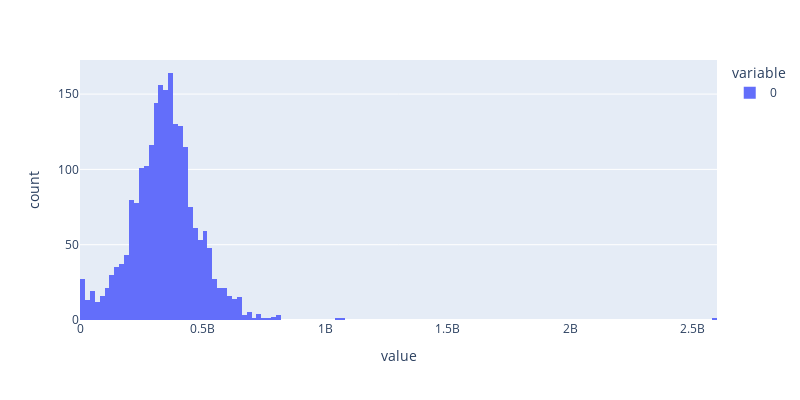

The notebook cell this image was saved under:
### Code cell
fig = px.histogram(
    meatadata_df['bases'].values,
)
fig.update_layout(
    height=400, width=800,
)
fig.show()

### Figure 1 — Plotly figure (JSON) as saved in the notebook; plotly's stock layout.template omitted (floating-point values rounded to 4 significant figures; data arrays with more than 128 entries replaced by an {"elided": "..."} marker saying what was removed)
{"data": [{"alignmentgroup": "True", "bingroup": "x", "hovertemplate": "variable=0<br>value=%{x}<br>count=%{y}<extra></extra>", "legendgroup": "0", "marker": {"color": "#636efa", "pattern": {"shape": ""}}, "name": "0", "offsetgroup": "0", "orientation": "v", "showlegend": true, "type": "histogram", "x": {"elided": "2154 int values"}, "xaxis": "x", "yaxis": "y"}], "layout": {"barmode": "relative", "height": 400, "legend": {"title": {"text": "variable"}, "tracegroupgap": 0}, "margin": {"t": 60}, "width": 800, "xaxis": {"anchor": "y", "autorange": true, "domain": [0, 1], "range": [-0.5, 2600000000.0], "title": {"text": "value"}, "type": "linear"}, "yaxis": {"anchor": "x", "autorange": true, "domain": [0, 1], "range": [0, 172.6], "title": {"text": "count"}}}}
